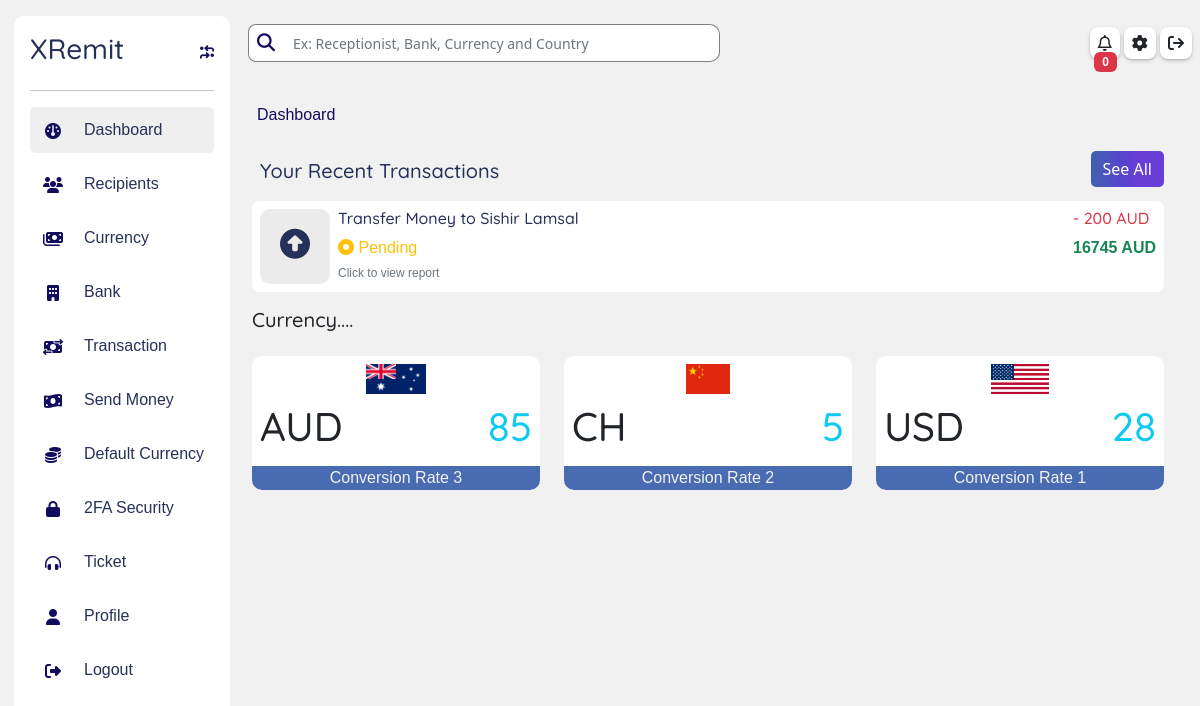
Before: /customer/customer-dashboard (signed in) with the older database file.
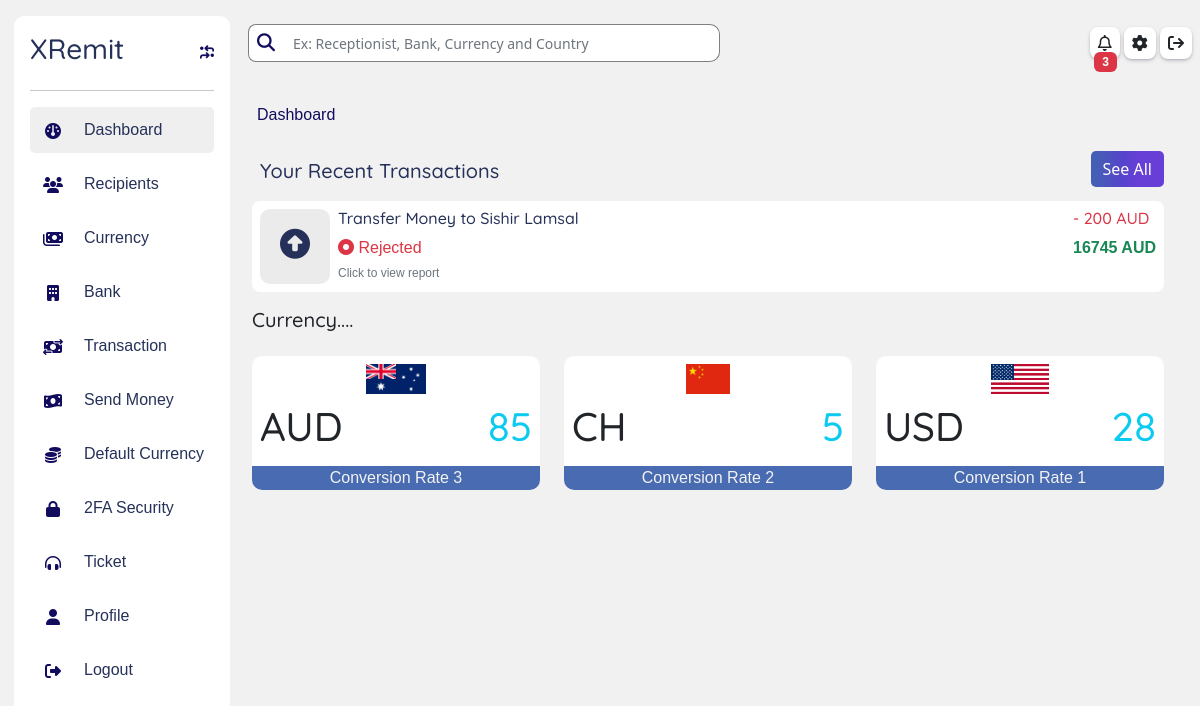
After: the same page with the newer database file.
### homepage/models.py (models this page shows, shortened)
class Transaction(models.Model):
    customer = models.ForeignKey(Customer, related_name='customer_transaction', on_delete=models.CASCADE)
    recipient = models.ForeignKey(Recipient, related_name='recipient_transaction', on_delete=models.CASCADE)
    sending_currency = models.ForeignKey(Currency, related_name='sending_currency', on_delete=models.CASCADE)
    receiving_currency = models.ForeignKey(Currency, related_name='receiving_currency', on_delete=models.CASCADE)
    fee = models.IntegerField()
    converting_rate = models.IntegerField()
    commision_rate = models.IntegerField(null=True, blank=True)
    sent = models.IntegerField()
    received = models.IntegerField()
    sent_money_to_us = models.BooleanField(default=False)
    sent_to_client = models.BooleanField(default=False)
    status = models.CharField(max_length= 200, choices=(
        ('Pending', 'Pending'),
        ('Completed', 'Completed'),
        ('Cancelled', 'Cancelled'),
        ('Rejected', 'Rejected')
    ), default='Pending')
    bank = models.ForeignKey(BankAccount, related_name='transaction_bank', null = True, blank= True, on_delete=models.DO_NOTHING)
    created_at = models.DateTimeField(auto_now_add= True)
    updated_at = models.DateTimeField(auto_now=True)
    sending_purpose = models.ForeignKey(SendingPurpose, related_name = "transaction_purpose", on_delete=models.DO_NOTHING, null = True, blank= True)
    source_of_fund = models.ForeignKey(SourceFund, related_name = "transaction_source", on_delete=models.DO_NOTHING, null = True, blank= True)

class Recipient(models.Model):
    customer = models.ForeignKey(Customer, related_name='recipient_customer', on_delete=models.CASCADE, null = True, blank=True)
    transaction_type = models.CharField(max_length=300, choices=(
        ('CashPickup', 'Cash Pickup'),
        ('BankTransfer', 'Bank Transfer'),
        ('MobileTransfer', 'Mobile Transfer'),
        ('WallettoWalletTransfer', 'Wallet to Wallet Transfer')
    ))
    first_name = models.CharField(max_length=200)
    middle_name = models.CharField(max_length=200, null=True, blank=True)
    last_name = models.CharField(max_length=200)
    country = models.ForeignKey(Country, related_name='recipent_country', on_delete=models.CASCADE)
    address = models.CharField(max_length=200)
    state = models.CharField(max_length=200, null = True, blank= True)
    city = models.CharField(max_length=200)
    zip_code = models.CharField(max_length=200)
    number = models.BigIntegerField()
    created_at = models.DateTimeField(auto_now_add= True)
    updated_at = models.DateTimeField(auto_now=True)

class Currency(models.Model):
    country = models.ForeignKey(Country, related_name='currency_country', on_delete=models.CASCADE)
    currecy_rate = models.IntegerField()
    conversion_rate = models.IntegerField()
    commision_rate = models.IntegerField()
    currecy_sign = models.CharField(max_length=200)
    created_at = models.DateTimeField(auto_now_add= True)
    updated_at = models.DateTimeField(auto_now=True)

### customer/views.py (the view)
# urls.py: path('customer-dashboard', views.customerDashboard, name ="dashboard"),
def customerDashboard(request):
    dist = {
        'currency' : Currency.objects.all().order_by('-id')[:3],
        'transaction': Transaction.objects.filter(customer = request.user.customer)[:4]
    }
    noti = notification()
    dist.update(noti)
    return render(request, "customer/dashboard.html", dist)

### customer/views.py (called while the page is built)
def notification():
   noti = CustomerNotification.objects.filter(seen= False)
   count = noti.count()
   li = {
       'noti':noti,
       'noti_count':count
   }
   return li

### homepage/models.py (called while the page is built)
    def __str__(self):
        return self.name

### template/customer/dashboard.html (shortened to what the changed rows need)
{% extends 'base.html' %}
{% load static %}
{% block content %}
{% if user.customer.banned %}
  <div class="row m-0 mt-3">
    <div class="text-center mt-5">
      <img src="{%static 'resources/ban.webp'%}" alt="">
      <h4>
        WE ARE SORRY TO INFORM YOU THAT YOUR ACCOUNT HAS BEEN BANNED.
      </h4>
    </div>
  </div>
  {%else%}
  <div class="p-0 m-0 ">
    <div class="p-3 side-bar pb-5 hidePhone" >
        <div class="d-flex justify-content-between">
            <h3 class="text-primary text-center text-capitalize" id="text-head">
              xRemit
            </h3>
            <p class="my-auto shortcut text-center" onclick="makesmall();">
              <i class=" ps-3 fa-solid fa-arrows-turn-to-dots"></i>
            </p>
        </div>
        <hr>
        {%url 'customer:dashboard' as dashboardaa%}
        <a href="{{dashboardaa}}">
            <div class="mt-3 p-2
            {% if request.path == dashboardaa %}
              activedb
            {% endif %}
            side-item" onclick="showLoader()">
            <div class="text-center activedbs">
              <i class="fa fa-dashboard mt-2"></i>
            </div>
            <span class="ms-3 my-auto text-primary text-bold sidebar-link sidebar-link">
              Dashboard
            </span>
            </div>
          </a>
          {%url 'customer:recipient' as recipientaa%}
          <a href="{{recipientaa}}">
            <div class="mt-2 p-2  side-item" onclick="showLoader()">
                <div class="text-center">
                  <i class="fa fa-users mt-2"></i>
                </div>
                <span class="ms-3 my-auto text-primary text-bold sidebar-link">
                  Recipients
                </span>
              </div>
          </a>
          {%url 'customer:currency' as currencyaa%}
          <a href="{{currencyaa}}">
            <div class="mt-2 p-2   side-item" onclick="showLoader()">
                <div class="text-center">
                  <i class="fa fa-money-bills mt-2"></i>
                </div>
                <span class="ms-3 my-auto text-primary text-bold sidebar-link">
                  Currency
                </span>
              </div>
          </a>
          {%url 'customer:bank' as bankaa%}
          <a href="{{bankaa}}">
            <div class="mt-2 p-2  side-item" onclick="showLoader()">
                <div class="text-center">
                  <i class="fa fa-building mt-2"></i>
                </div>
                <span class="ms-3 my-auto text-primary text-bold sidebar-link">
                  Bank
                </span>
              </div>
          </a>
          {%url 'customer:transaction' as transactionaa%}
          <a href="{{transactionaa}}">
              <div class="mt-2 p-2  side-item" onclick="showLoader()">
                <div class="text-center">
                  <i class="fa-solid fa-money-bill-transfer mt-2"></i>
                </div>
                <span class="ms-3 my-auto text-primary text-bold sidebar-link">
                  Transaction
                </span>
              </div>
          </a>
          {%url 'customer:sendMoney' as sendMoneyaa%}
          <a href="{{sendMoneyaa}}">
            <div class="mt-2 p-2 side-item " onclick="showLoader()">
                <div class="text-center">
                  <i class="fa-solid fa-money-bill-wave  mt-2"></i>
                </div>
                <span class="ms-3 my-auto text-primary text-bold sidebar-link">
                  Send Money
                </span>
            </div>
          </a>
          {%url 'customer:defaultCurrency' as defaultCurrencyaa%}
          <a href="{{defaultCurrencyaa}}">
            <div class="mt-2 p-2 side-item " onclick="showLoader()">
                <div class="text-center">
                  <i class="fa fa-coins mt-2"></i>
                </div>
                <span class="ms-3 my-auto text-primary text-bold sidebar-link">
                  Default Currency
                </span>
              </div>
          </a>
          {%url 'customer:twoFactor' as twoFactoraa%}
          <a href="{{twoFactoraa}}">
            <div class="mt-2 p-2 side-item " onclick="showLoader()">
              <div class="text-center">
                <i class="fa-solid fa-lock  mt-2"></i>
              </div>
              <span class="ms-3 my-auto text-primary text-bold sidebar-link">
                2FA Security
              </span>
            </div>
          </a>
          {%url 'customer:ticketView' as ticketaa%}
          <a href="{{ticketaa}}">
            <div class="mt-2 p-2 side-item " onclick="showLoader()">
              <div class="text-center">
                <i class="fa-solid fa-headphones-simple  mt-2"></i>
              </div>
              <span class="ms-3 my-auto text-primary text-bold sidebar-link">
                Ticket
              </span>
            </div>
          </a>
          {%url 'customer:profile' as profileaa%}
          <a href="{{profileaa}}">
              <div class="mt-2 p-2 side-item " onclick="showLoader()">
                <div class="text-center">
                  <i class="fa fa-user mt-2"></i>
                </div>
                <span class="ms-3 my-auto text-primary text-bold sidebar-link">
                  Profile
                </span>
              </div>
          </a>
          <a href="{%url 'homepage:logout'%}">
            <div class="mt-2 p-2 side-item" onclick="showLoader()">
              <div class="text-center">
                <i class="fa fa-sign-out-alt mt-2"></i>
              </div>
              <span class="ms-3 my-auto text-primary text-bold sidebar-link">
                Logout
              </span>
            </div>
          </a>
    </div>
    <div class="whole-content pb-5 mb-5">
      <div class=" d-flex justify-content-between mt-3 p-2">
        <div class="login-flex d-flex my-auto" style="width: 50%;">
         <i class="fa fa-magnifying-glass my-auto p-2"></i>
          <form action="{%url 'customer:search'%}" method="get" style="width: 100%;">
            <input type="text" name="search" class="form-control" id="searchBtn"  placeholder="Ex: Receptionist, Bank, Currency and Country" required>
          </form>
        </div>
        <div class="my-auto">
          <div class="dropdown d-inline" >
            <span class="" type="button" id="dropdownMenuButton1" data-bs-toggle="dropdown" aria-expanded="false">
              <i class="far fa-bell p-2 menu-icon" style="position: relative;">
                <span class="badge bg-danger" style="position: absolute; right: 3px;
                top: 25px;" >{{noti_count}}</span>
              </i>
            </span>
          </div>
           <i class="fa fa-cog p-2 menu-icon"></i>
           <a href="{%url 'homepage:logout'%}">
              <i class="fa fa-sign-out p-2 menu-icon"></i>
           </a>
              {%url 'customer:dashboard' as dashboardaa%}
                {%url 'customer:recipient' as recipientaa%}
                {%url 'customer:currency' as currencyaa%}
                {%url 'customer:bank' as bankaa%}
                {%url 'customer:transaction' as transactionaa%}
                {%url 'customer:sendMoney' as sendMoneyaa%}
                {%url 'customer:defaultCurrency' as defaultCurrencyaa%}
                {%url 'customer:twoFactor' as twoFactoraa%}
                {%url 'customer:ticketView' as ticketaa%}
                {%url 'customer:profile' as profileaa%}
        </div>
      </div>
      {% block inside %}
        <div class="row m-0 mt-3">
          <div class="mt-3 m-0">
            <span class="breadcum">
              Dashboard
            </span>
          </div>
          <div class="row">
            <div class="mt-3 col-12 ">
              <div>
                <div class="d-flex justify-content-between">
                  <h5 class="m-0 p-2 text-primary">Your Recent Transactions</h5>
                  <a href="{%url 'customer:transaction'%}">
                    <button class="btn btn-primary">
                      See All
                    </button>
                  </a>
                </div>
                {% for i in transaction %}
                    <div class="transaction-div p-2" id="login-card" data-bs-toggle="modal" data-bs-target="#exampleModalEdit{{i.id}}">
                        <div class="d-flex">
                            <i class="trans-icon fa fa-arrow-alt-circle-up"></i>
                            <span class="ps-2 my-auto" >
                                <h6 class="text-primary">
                                Transfer Money to {{i.recipient.first_name}} {%if i.recipient.middle_name%} {{i.recipient.middle_name}} {%endif%} {{i.recipient.last_name}}
                                </h6>
                                {% if i.status == 'Pending' %}
                                    <p class="text-warning p-0 m-0">
                                        <i class="fa fa-circle-dot"></i>
                                        Pending
                                    </p>
                                {% endif %}
                                {% if i.status == 'Rejected' %}
                                  <p class="text-danger p-0 m-0">
                                      <i class="fa fa-circle-dot"></i>
                                      Rejected
                                  </p>
                                {% endif %}
                                <small class="text-secondary" style="font-size: 12px;">
                                    Click to view report
                                </small>
                            </span>
                        </div>
                        <div>
                        <h6 class="text-danger">
                            - {{i.sent}} {{i.sending_currency.currecy_sign}}
                        </h6>
                        <p class="text-success">
                            <b>
                                {{i.received}} {{i.receiving_currency.currecy_sign}}
                            </b>
                        </p>
                        </div>
                    </div>
                {% endfor %}
              </div>
            </div>
          </div>
          <div class="row mt-3">
            <h5>Currency....</h5>
            {% for i in currency  %}
            <div class="col-lg-4 col-12 mt-3">
                <div class="currency-box my-auto text-center">
                  <div class="p-2">
                    {% if i.country.flag_img %}
                    <img src="{{i.country.flag_img.url}}" alt="" height="30px;" width="auto">
                    {% endif %}
                    <div class="d-flex mt-2 justify-content-between">
                      <h1 class="text-dark">{{i.currecy_sign}}</h1>
                      <h1 class="text-info">
                        {{i.currecy_rate}}
                      </h1>
                    </div>
                  </div>
                  <div class="currencyBelow">
                    <p>Conversion Rate {{i.conversion_rate}}</p>
                  </div>
                </div>
            </div>
            {% endfor %}
          </div>
        </div>
      {% endblock inside %}
    </div>
</div>
{% endif %}
{% endblock content %}

Changed rows visible on the page:
changed Transaction "Sishir": status "Pending" → "Rejected"
Other visible differences:
{{ noti_count }}: "0" → "3"
